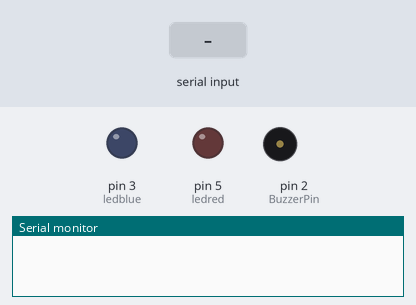
Simulated run of this sketch. Board: Arduino Uno, built with avr-gcc and run on an emulated ATmega328P. Shown: output pins drawn as LEDs (lit = HIGH), buzzer (waves = sounding), the last lines printed to the serial monitor. Dashed ring = blinking. Inputs (shaded band) come from the test bench.

Above: at 1.2 s.
1.3 s: "90,45\n" received over Serial
At 3.4 s:
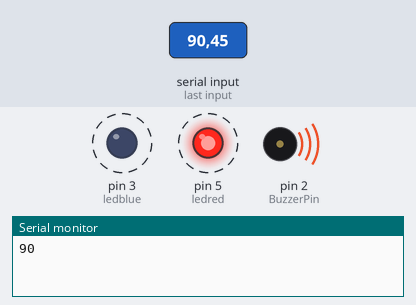
4.3 s: "30,150\n" received over Serial
At 4.4 s:
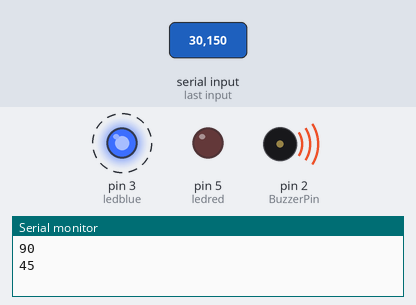
Timing chart, 0 to 8.0 s (numbered marks = the images above; inputs shaded):
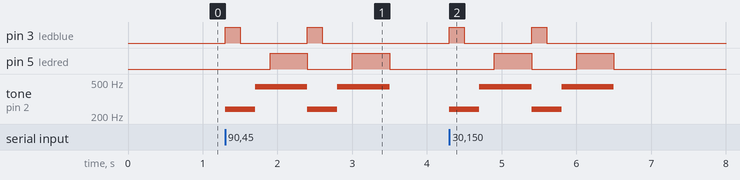

The sketch:

Alarm_and_LED.ino
```cpp
int BuzzerPin = 2;
const byte ledblue = 3;
const byte ledred = 5;
bool Movement = true;
int Lock ;


void setup() {
  Serial.begin(115200);
  pinMode(BuzzerPin,OUTPUT);
  pinMode(ledblue, OUTPUT);
  pinMode(ledred, OUTPUT);
}

void loop() {
  while (Serial.available() > 0){
    Lock = Serial.parseInt();
    ALARM(Lock,Movement);
    Serial.println(Lock);
  }
}

void ALARM(int door_locked, int movement){ //If the door is locked and there is motion, then alarm starts
  if(door_locked && movement){
    tone(BuzzerPin,240);
    digitalWrite(ledblue, HIGH);
    delay(200);
    digitalWrite(ledblue, LOW);

    delay(200);
    tone(BuzzerPin,440);
    delay(200);
    digitalWrite(ledred, HIGH);
    delay(500);
    digitalWrite(ledred, LOW);
    noTone(BuzzerPin);
  } else{
    digitalWrite(ledred, LOW);
    noTone(BuzzerPin);
  }
}
```

Measured:
- after the input at 1.3 s, pin 3 (ledblue): alternates HIGH for 0.20 s and LOW for 0.90 s, 4 changes in all, then stays LOW, starting at once; pin 5 (ledred): alternates HIGH for 0.50 s and LOW for 0.60 s, starting after 0.60 s; tone on pin 2 (BuzzerPin): plays 240 Hz for 0.40 s, 440 Hz for 0.70 s, 240 Hz for 0.40 s, 440 Hz for 0.70 s, starting at once
- after the input at 4.3 s, pin 3 (ledblue): alternates HIGH for 0.20 s and LOW for 0.90 s, 4 changes in all, then stays LOW, starting at once; pin 5 (ledred): alternates HIGH for 0.50 s and LOW for 0.60 s, 4 changes in all, then stays LOW, starting after 0.60 s
